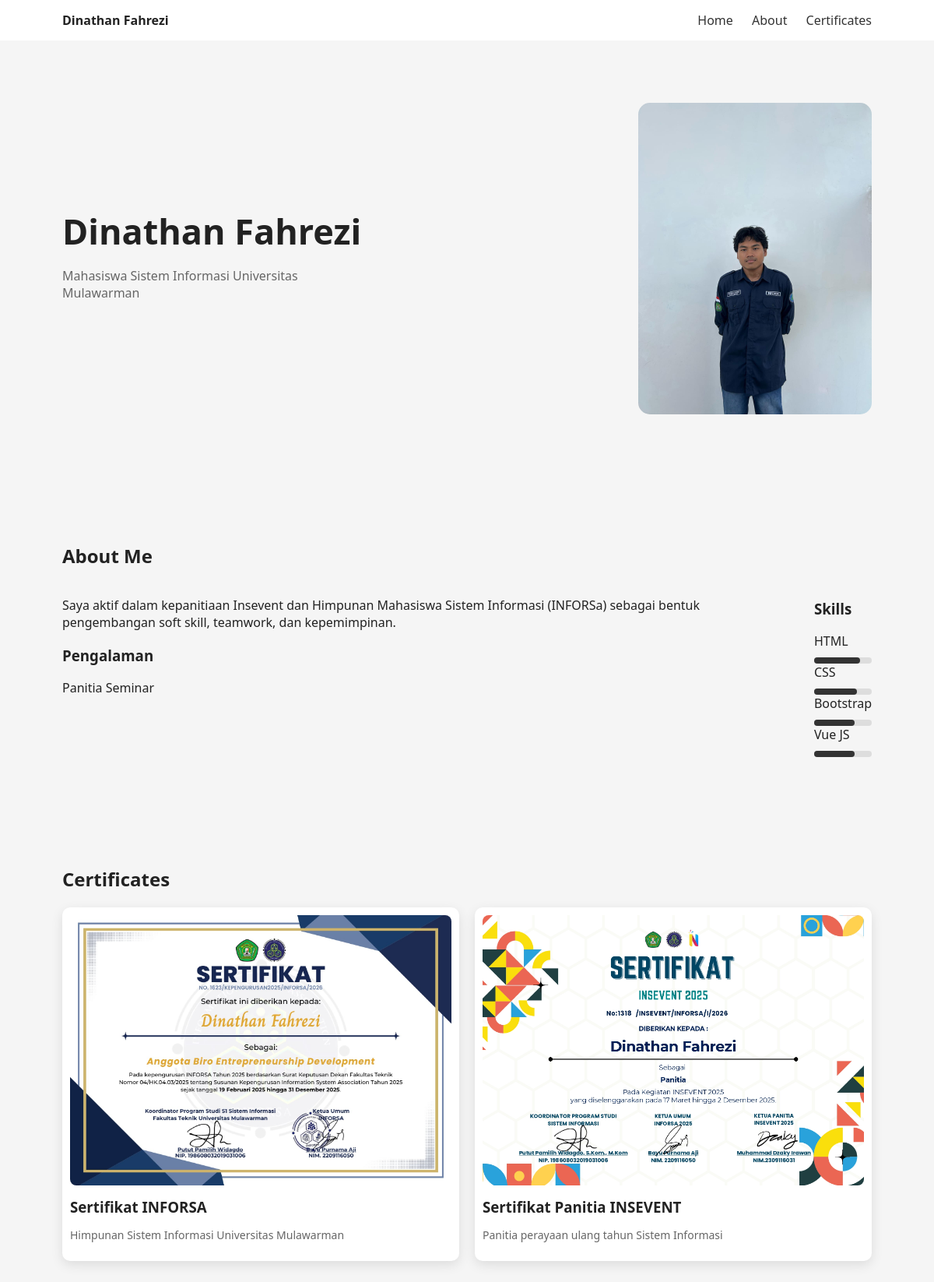
The page / on the database its author committed.
### tables this page shows
CREATE TABLE `profile` (
  `id` int NOT NULL,
  `nama` varchar(100) DEFAULT NULL,
  `deskripsi` text,
  `skill` varchar(255) DEFAULT NULL,
  `pengalaman` text,
  `foto` varchar(255) DEFAULT NULL
);

CREATE TABLE `sertifikat` (
  `id` int NOT NULL,
  `judul` varchar(255) DEFAULT NULL,
  `deskripsi` text,
  `gambar` varchar(255) DEFAULT NULL
);

### index.php (the view, shortened to what this page needs)
<?php
include 'koneksi.php';
$queryProfile = mysqli_query($conn, "SELECT * FROM profile LIMIT 1");
$profile = mysqli_fetch_assoc($queryProfile);
$querySertifikat = mysqli_query($conn, "SELECT * FROM sertifikat");
?>
<!DOCTYPE html>
<html lang="id">
<head>
</head>
<body>
<nav>
    <div><b><?php echo $profile['nama']; ?></b></div>
    <div>
        <a href="#home">Home</a>
        <a href="#about">About</a>
        <a href="#certificates">Certificates</a>
    </div>
</nav>
<section class="hero" id="home">
    <div>
        <h1><?php echo $profile['nama']; ?></h1>
        <p><?php echo $profile['deskripsi']; ?></p>
    </div>
    <div>
        <img src="img/<?php echo $profile['foto']; ?>">
    </div>
</section>
<section class="section" id="about">
    <h2>About Me</h2>
    <div class="about">
        <div>
            <p>
                Saya aktif dalam kepanitiaan Insevent dan Himpunan Mahasiswa Sistem Informasi (INFORSa)
                sebagai bentuk pengembangan soft skill, teamwork, dan kepemimpinan.
            </p>
            <h3>Pengalaman</h3>
            <p>Panitia Seminar</p>
        </div>
        <div>
            <h3>Skills</h3>
            <div class="skill">HTML</div>
            <div class="bar"><div class="fill" style="width:80%"></div></div>
            <div class="skill">CSS</div>
            <div class="bar"><div class="fill" style="width:75%"></div></div>
            <div class="skill">Bootstrap</div>
            <div class="bar"><div class="fill" style="width:70%"></div></div>
            <div class="skill">Vue JS</div>
            <div class="bar"><div class="fill" style="width:70%"></div></div>
        </div>
    </div>
</section>
<section class="section" id="certificates">
    <h2>Certificates</h2>
    <div class="grid">
        <?php while ($row = mysqli_fetch_assoc($querySertifikat)) { ?>
            <div class="card">
                <img src="img/<?php echo $row['gambar']; ?>">
                <h3><?php echo $row['judul']; ?></h3>
                <p><?php echo $row['deskripsi']; ?></p>
            </div>
        <?php } ?>
    </div>
</section>
</body>
</html>

### index.php (style rules this page uses)
body { margin: 0; font-family: 'Segoe UI', sans-serif; background: #f5f5f5; color: #222; }
nav { background: white; padding: 15px 80px; display: flex; justify-content: space-between; align-items: center; position: sticky; top: 0; }
nav a { text-decoration: none; color: #333; margin-left: 20px; }
.hero { display: flex; justify-content: space-between; align-items: center; padding: 80px; }
.hero h1 { font-size: 45px; margin: 0; }
.hero p { color: #666; max-width: 400px; }
.hero img { width: 300px; border-radius: 15px; }
.section { padding: 60px 80px; }
.section h2 { margin-bottom: 20px; }
.about { display: flex; gap: 50px; }
.skill { margin-bottom: 10px; }
.bar { background: #ddd; height: 8px; border-radius: 10px; }
.fill { background: #333; height: 8px; border-radius: 10px; }
.grid { display: grid; grid-template-columns: repeat(auto-fit, minmax(300px, 1fr)); gap: 20px; }
.card { background: white; border-radius: 10px; padding: 10px; box-shadow: 0 5px 15px rgba(0,0,0,0.1); }
.card img { width: 100%; border-radius: 8px; }
.card h3 { margin: 10px 0 5px; }
.card p { color: #666; font-size: 14px; }

### rows shown on the page
profile: nama "Dinathan Fahrezi", deskripsi "Mahasiswa Sistem Informasi Universitas Mulawarman", foto (picture)
sertifikat: gambar (picture), judul "Sertifikat INFORSA", deskripsi "Himpunan Sistem Informasi Universitas Mulawarman"
sertifikat: gambar (picture), judul "Sertifikat Panitia INSEVENT", deskripsi "Panitia perayaan ulang tahun Sistem Informasi"
